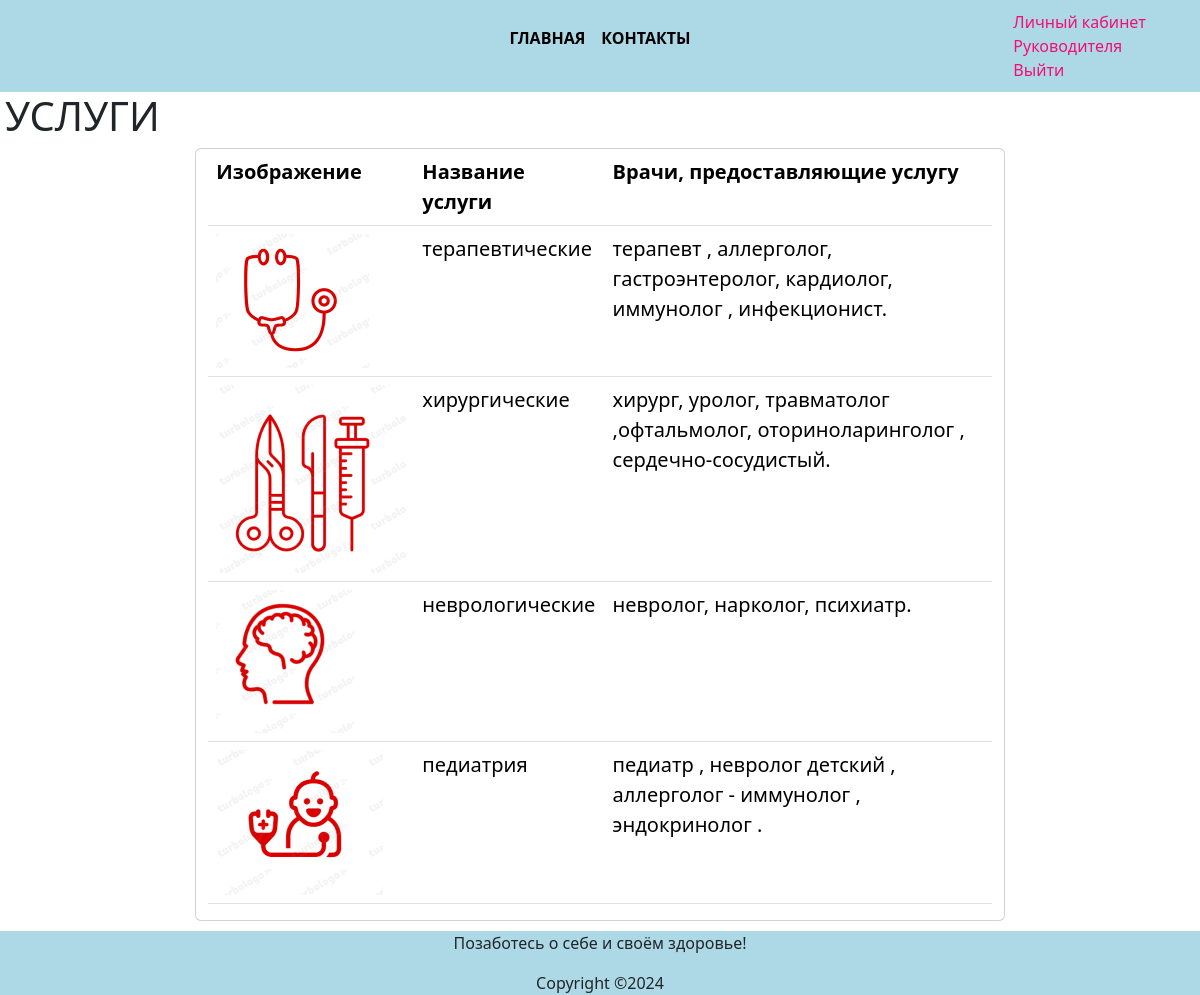
The page /uslugi.php (signed in) on the database its author committed.
### tables this page shows
CREATE TABLE `uslugi` (
  `id_uslugi` int(11) NOT NULL,
  `img` varchar(11) DEFAULT NULL,
  `name_uslugi` varchar(20) NOT NULL,
  `vrach` varchar(100) NOT NULL
);

### uslugi.php (the view, shortened to what this page needs)
<?php
include 'template/head.php';
include 'template/nav.php';
include 'template/data.php';
?>
<main>
  <h1 class="stl1">УСЛУГИ</h1>
      <section id="doctor">
          <div class="row">
           <div class="col-lg-2"> </div>
           <div class="card col-lg-8" >
            <table class="table">
              <tr>
                <th>Изображение</th>
                <th>Название услуги</th>
                <th>Врачи, предоставляющие услугу</th>
              </tr>
               <?php
                 $result= $mysqli->query('SELECT * FROM uslugi');
                 foreach( $result as $row)
                 {
                  echo '<tr><td><img src="images/'.$row['img'].'"></td>
                        <td>'.$row['name_uslugi'].'</td>
                        <td>'.$row['vrach'].'</td></tr>';
                 }
               ?>
            </table>
           </div>
          <div class="col-lg-2"> </div>
        </div>
    </section>
</main>
<?php
include 'template/footer.php';
?>

### css/style.css (style rules this page uses)
* { margin: 0; box-sizing: border-box; }
header, nav, main, section, footer { display: block }
main { padding-left: 5px; padding-right: 5px; padding-bottom: 10px; font-size: 20px; }

### rows shown on the page
uslugi: img (picture), name_uslugi "терапевтические", vrach "терапевт , аллерголог, гастроэнтеролог, кардиолог, иммунолог , инфекционист."
uslugi: img (picture), name_uslugi "хирургические", vrach "хирург, уролог, травматолог ,офтальмолог, оториноларинголог , сердечно-сосудистый."
uslugi: img (picture), name_uslugi "неврологические", vrach "невролог, нарколог, психиатр."
uslugi: img (picture), name_uslugi "педиатрия", vrach "педиатр , невролог детский , аллерголог - иммунолог , эндокринолог ."
